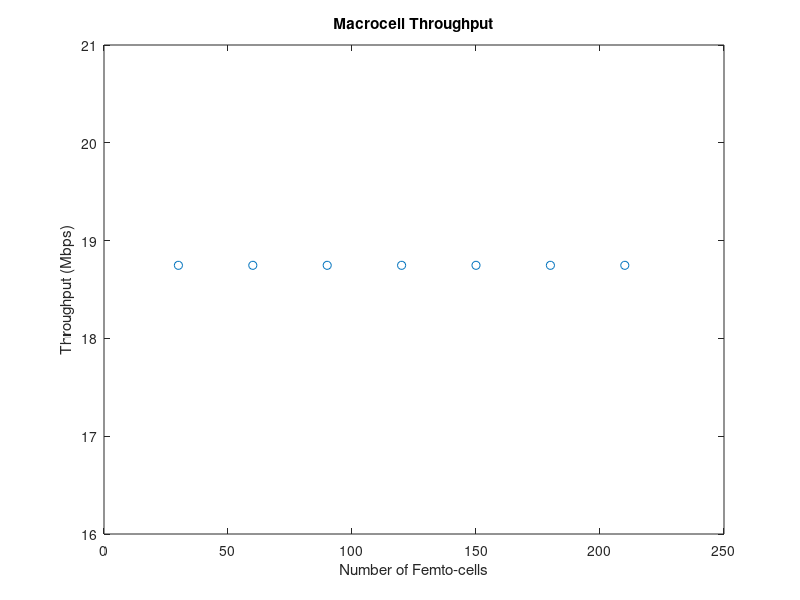
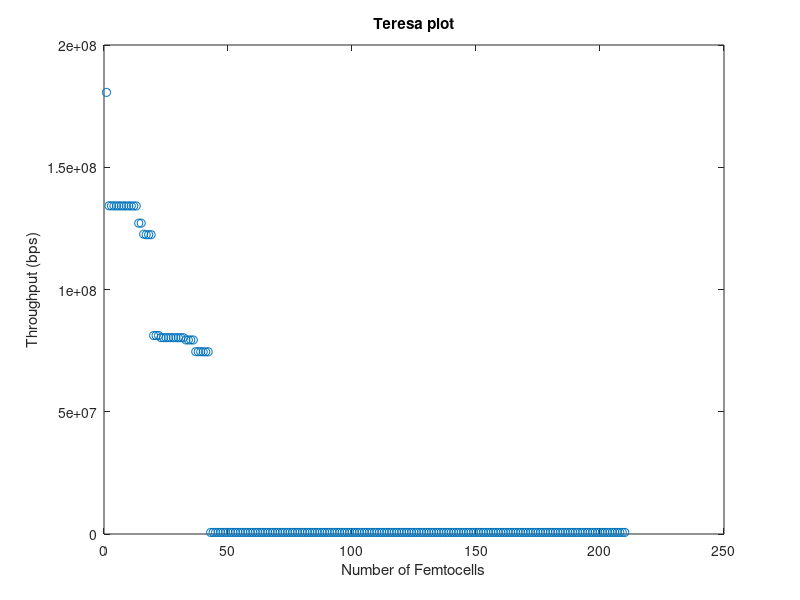
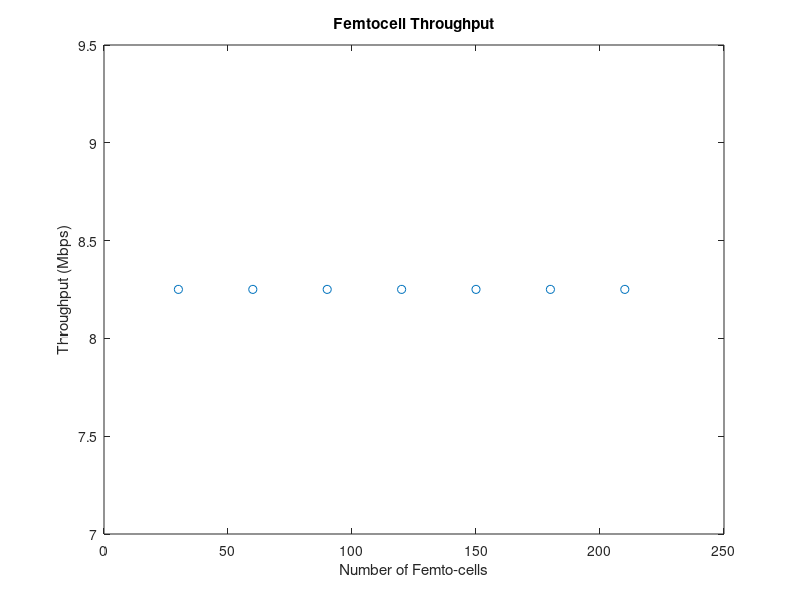

Source code (MATLAB) for these figures, in order:
%**************************************************************************
% Filename: FFR_Simulator.m
% Group Name: GTW-E
% Date: 03/17/2020
% Description: Script used to simulate Fractional Frequency Reuse(FFR)
% medthods for HetNet applications. FFR algorithm is modeled to
% analyze performance tradeoffs. 
%
% FFR Algorithms:
%                FFR-3SL (Proposed Paper) 
%
%**************************************************************************

%----------------------------------------------------
% Common Sim Variables
%----------------------------------------------------
BER     = 10^-4;                % Target Bit Error Rate(BER)
alpha   = -1.5/log(BER);        % Constant for target BER
delta_f  = 15e3;                % Subcarrier spacing (Hz)
CH_BW   = 20e6;                 % Channel Bandwidth (Hz)
Max_Subcarriers = CH_BW/delta_f;% Maximum number of subcarriers
macro_radius = 500;             % Macrocell radius(m)
femto_radius = 30;              % femtocell radius(m)
m_users = 150;                  % Macrocell Users
f_users = 150;                  % Femtocell Users
SCpRB   = 12;                   % Sub-carriers per resource block
Num_RB  = 100;                  % Total number of resource blocks
Num_SC  = Num_RB*SCpRB;         % Number of subcarriers
transmitPower_macro = 20;       % Macrocell transmit power in Watts
MC_TxP_vec  = [10 15 20];       % Macrocell Base Station Transmit Power
transmitPower_femto = 20e-3;	% Femtocell Base Station Transmit Power in Watts
transmitPower_mue   = 1;        % MUE transmit power (ASSUMPTION because the paper doesn't cite one)
Noise_PSD  = -174;              % Noise Power Spectral Density (dBm/Hz)
Num_Mc  = 7;                    % Number of Macrocells
Num_Fc  = 30;                   % Number of Femtocells per macrocell
T_Num_Fc  = 210;                % Total Number of Femtocells
Num_RB  = 100;                  % Number of Resource Blocks
SB_Sect = 4;                    % Subbands per sector
total_subbands = 7;             % Total freq band is divided into 7 subbands A-G
d_vec  = 5;                     % Distance from base station to user in meters
MUE_vec = 1:150;                % vector of macro user equipments to loop through
subcarriers_vec = 1:1333;       % vector of subcarriers. This was calculated by 
                                % dividing the channel bandwidth of 20 MHz by the 
                                % subcarrier spacing of 15 kHz. 
number_of_runs = 100;           % number of times to run the Monte Carlo sim


%**************************************************************************
% Macrocell - SINR, Capacity, and Throughput
%**************************************************************************
% Precompute femtocell distance vector for simulation
% Distance to any interferring femtocell will be 60 - 470m
d_femto_vec = round(rand(1,Num_Fc)*(470) + (2*femto_radius));   

% Precompute Macro User Equipment (MUE) distance vector for simulation
d_MUE_vec  = round(rand(1,m_users)*(macro_radius)+1);

idx=0;
Tm_macro_vec = zeros(1,length(Num_Mc));
% Loop through all macro cells placing 150 UEs and calculating throughput
% for all 7 macrocells.
for Nm=1:Num_Mc
    
    
    
    SubCarriers_Assigned = 0;
    Tm_user_vec = zeros(1,m_users);
    for m=1:m_users
        
        % Convert Macrocell power to watts
        MC_TxP = MC_TxP_vec(3);
        MC_TxP_W = 10^(MC_TxP/10);
        
        % Convert Femtocell power to watts
        FC_TxP_W = 10^(transmitPower_femto/10);
        
        
        % Summation of M neighboring Macro-cell's Power & Gain products on sub-carrier k
        % Equation 4 - Denomonator middle summation
        sigma_PMp_GMp = 0; % Initialize to zero
        sigma_PF_GF   = 0; % Initialize to zero
        for mc=1:(Num_Mc-1)
            %d = d_vec(m);
            d=866;
            PL_macro = 28.0 + 35*log10(d);
            Gain = 10^-(PL_macro/10);
            sigma_PMp_GMp = sigma_PMp_GMp + (MC_TxP_W*Gain);
            
            % Summation of F neighboring Femto-cell Power & Gain products on sub-carrier k
            for fc=1:(Num_Fc)
                PL_femto = 28.0 + 35*log10(d_femto_vec(fc));
                Gain = 10^-(PL_femto/10);
                sigma_PF_GF = sigma_PF_GF + (FC_TxP_W*Gain);
            end
            
        end
        
        % Calculate channel gain (NOTE: Removing the Xsigma and the |H|
        % Rayleigh Gaussian distribution).
        PL_MUE = 28.0 + 35*log10(d_MUE_vec(m));
        Ch_Gain_W = 10^(-PL_MUE/10);
        
        % SINR equation for a given Macro-cell on sub-carrier k
        % NOTE: this is equation 4 from the paper
        SINRmk = (MC_TxP_W*Ch_Gain_W)/(10^((Noise_PSD*delta_f)/10) + sigma_PMp_GMp + sigma_PF_GF);
        
        % Capacity of macro user m on sub-carrier k
        Cmk = delta_f*log2(1+alpha*SINRmk);
        

        % Calculate Throughput of the Macro-cell across all m users and all
        % subcarriers available to user.
        Tm = 0; % Initialize to zero
        for k=1:SCpRB
            
            % Create subcarrier assignments, but only assign up to the
            % alotted maximum number based on bandwidth and channel spacing
            if SubCarriers_Assigned < Max_Subcarriers
                Beta_km = 1;
                SubCarriers_Assigned = SubCarriers_Assigned + 1;
            else
                Beta_km = 0;
            end
        
            Tm = Tm + Cmk * Beta_km;
        end
        
        % Assign throughput based on macrouser
        Tm_user_vec(m) = Tm;
        
    end
    
    idx = idx+1;
    Tm_macro_vec(idx) = sum(Tm_user_vec);
    
end



%**************************************************************************
% Figures/Plots
%**************************************************************************
figure; 
plot([1:Num_Mc]*30,(Tm_macro_vec/1e6), 'o');
xlabel('Number of Femto-cells');
ylabel('Throughput (Mbps)');
title('Macrocell Throughput');





    
%%%%%%%%%%%%%%%%%%%%%%%%%%%%%%%%%%%%%%%%%%%%%%%%%%%%%%%%%%%%%%%%%%%%%%%%
% vvv Teresa's Additions vvv

% for ONE MUE in macrocell A, calculate the throughput
% assume MUE is assigned to 8 subcarriers

% 1x30 array for holding all throughput values - intialize all to 0
throughput_macro_array = zeros(1,210);
femto_distances = zeros(1,210);
mue_distances   = zeros(1,1050);
femtocell_array = 1:210;

% increment total femtocells for graphing
% Only include femtocells within macrocell A
for total_femto_count = femtocell_array

    % hold the sum of all MUE throughput - reset at every femtocell
    % increment
    total_throughput = 0;
    
    % multiply noise spectral density by the subcarrier spacing and convert
    % to Watts
    denominator = 10^((Noise_PSD * delta_f)/10);

    % calculate macrocell interference
    % Summation of M neighboring Macro-cell's Power & Gain products on sub-carrier k
    sigma_Pkm_GkmM = 0; % Initialize to zero
    % loop from 1 to total macrocells-1 because we aren't counting the cell
    % we are in
    for m=1:(Num_Mc-1)
        % assuming macrocell A, all other towers are 866 m away
        d_macro = 866;
        % outdoor pathloss - equation (2) from paper
        PL_macro = 28.0 + 35*log10(d_macro);

        % equation (3) from paper
        CG_macro = 10^-(PL_macro/10);

        % Add up all the interferers
        sigma_Pkm_GkmM = sigma_Pkm_GkmM + (transmitPower_macro*CG_macro);
    end

    % add the macrocell interferers to the denom 
    denominator = denominator + sigma_Pkm_GkmM;

    % femtocell interference
    % Summation of F neighboring Femto-cell Power & Gain products on sub-carrier k
    sigma_PkF_GkmF = 0; % Initialize to zero

    % Only include femtocells within macrocell A
    % TODO: how to calculate distances to femtocells in neighboring macrocells
    for f=1:total_femto_count
           
        % if this femto distance hasn't been populated yet, populate it
        if femto_distances(f) == 0
            % choose a random distance within this macrocell
        % TODO: create an array from 1-30 within each macrocell of random,
        % non-repeating distances?
        % randomize femtocell radius for entirety of network radius
            femto_distances(f) = randi([1, 1299]);
        end
        
        d_femto = femto_distances(f);
        
        PL_femto = 28.0 + 35*log10(d_femto);
        CG_femto = 10^-(PL_femto/10);
        sigma_PkF_GkmF = sigma_PkF_GkmF + (transmitPower_femto*CG_femto);
    end

    % add the macrocell interferers to the denom 
    denominator = denominator + sigma_PkF_GkmF;
    
    % Loop through all MUEs in the network
    for mue = 1:1050
        
        % if this femto distance hasn't been populated yet, populate it
        if mue_distances(mue) == 0
            % choose a random distance within the entire network
            mue_distances(mue) = randi([1, 1299]);
        end
        
        d_mue = mue_distances(mue);
       
        % Calculate for ONE subcarrier
        % assign the MUE to subcarriers (a 2D array of Beta?)
        % calculate the PL of the MUE based on that distance
        PL_mue = 28.0 + 35*log10(d_mue);

        % calculate channel gain for MUE
        CG_mue = 10^-(PL_mue/10);

        % numerator of the SINR equation
        % **NOTE From Eric: I read throught the paper and the references and this
        % power needs to be the macrocell transmit power. 
        numerator = transmitPower_macro * CG_mue;

        % combine values into SINR
        SINR_km = numerator / denominator;

        % calculate channel capacity
        channelCapacity_macro = delta_f * log2(1 + (alpha * SINR_km));

        % multiply beta and the channel capacity
        % each MUE is assigned to 8 subcarriers, so multiply channel capacity by 8
        % (because 8 of the Beta values will be 1 and we are summing over all
        % subcarriers)
        throughput_macro = channelCapacity_macro * 8;
        
        total_throughput = total_throughput + throughput_macro;
    end
        
    % assign the throughput for this femtocell increment to the array
    throughput_macro_array(total_femto_count) = total_throughput;
end

figure; 
plot(femtocell_array,throughput_macro_array, 'o');
xlabel('Number of Femtocells');
ylabel('Throughput (bps)');
title('Teresa plot');

% ^^^ Teresa's Additions ^^^
%%%%%%%%%%%%%%%%%%%%%%%%%%%%%%%%%%%%%%%%%%%%%%%%%%%%%%%%%%%%%%%%%%%%%%%%





%**************************************************************************
% Femtocell - SINR, Capacity, and Throughput
%**************************************************************************
% From Paper: "After setting the subbands distribution among macrocell regions,
% all the subbands except subband G are reused by femtocells when
% they are deployed inside the macrocell coverage area."


% NOTE: Femtocell distances were already computed in the above
% macrocell section of the code. Those distances are to be reused for this
% section. 

% Precompute Femto User Equipment (FUE) distance vector for simulation
d_FUE_vec  = round(rand(1,f_users)*(macro_radius)+1);

idx=0;
SubCarriers_Assigned = 0;
Tm_femto_vec = zeros(1,length(Num_Fc));
% Loop through all macro cells placing 150 UEs and calculating throughput
% for all 7 macrocells.
for Nm=1:Num_Mc
    
    SubCarriers_Assigned = 0;
    Thruput_FUE_vec = zeros(1,f_users);
    for f=1:f_users
        
        % Convert Macrocell power to watts
        MC_TxP = MC_TxP_vec(3);
        MC_TxP_W = 10^(MC_TxP/10);
        
        % Convert Femtocell power to watts
        FC_TxP_W = 10^(transmitPower_femto/10);
        
        % Summation of M neighboring Macro-cell's Power & Gain products on sub-carrier k
        % Equation 4 - Denomonator middle summation
        sigma_PMp_GMp = 0; % Initialize to zero
        sigma_PF_GF   = 0; % Initialize to zero
        for mc=1:(Num_Mc-1)
            d=866;
            PL_macro = 28.0 + 35*log10(d);
            Gain = 10^-(PL_macro/10);
            sigma_PMp_GMp = sigma_PMp_GMp + (MC_TxP_W*Gain);
        end
            
        % Summation of F neighboring Femto-cell Power & Gain products on sub-carrier k
        for fc=1:(Num_Fc)
            PL_femto = 28.0 + 35*log10(d_femto_vec(fc));
            Gain = 10^-(PL_femto/10);
            sigma_PF_GF = sigma_PF_GF + (FC_TxP_W*Gain);
        end
            
        
        % Calculate channel gain (NOTE: Removing the Xsigma and the |H|
        % Rayleigh Gaussian distribution).
        PL_FUE = 28.0 + 35*log10(d_FUE_vec(f));
        Ch_Gain_W = 10^(-PL_FUE/10);
        
        % SINR equation for a given Macro-cell on sub-carrier k
        % NOTE: this is equation 4 from the paper
        SINRfk = (FC_TxP_W*Ch_Gain_W)/(10^((Noise_PSD*delta_f)/10) + sigma_PMp_GMp + sigma_PF_GF);
        
        % Capacity of macro user m on sub-carrier k
        Cfk = delta_f*log2(1+alpha*SINRfk);
        

        % Calculate Throughput of the Macro-cell across all m users and all
        % subcarriers available to user.
        Tf = 0; % Initialize to zero
        for k=1:SCpRB
            
            % Create subcarrier assignments, but only assign up to the
            % alotted maximum number based on bandwidth and channel spacing
            if SubCarriers_Assigned < Max_Subcarriers
                Beta_km = 1;
                SubCarriers_Assigned = SubCarriers_Assigned + 1;
            else
                Beta_km = 0;
            end
        
            Tf = Tf + Cfk * Beta_km;
        end
        
        % Assign throughput based on macrouser
        Thruput_FUE_vec(f) = Tf;
        
    end
    
    idx = idx+1;
    Tm_femto_vec(idx) = sum(Thruput_FUE_vec);
    
end

%**************************************************************************
% Figures/Plots
%**************************************************************************
figure; 
plot([1:Num_Mc]*30,(Tm_femto_vec/1e6), 'o');
xlabel('Number of Femto-cells');
ylabel('Throughput (Mbps)');
title('Femtocell Throughput');
